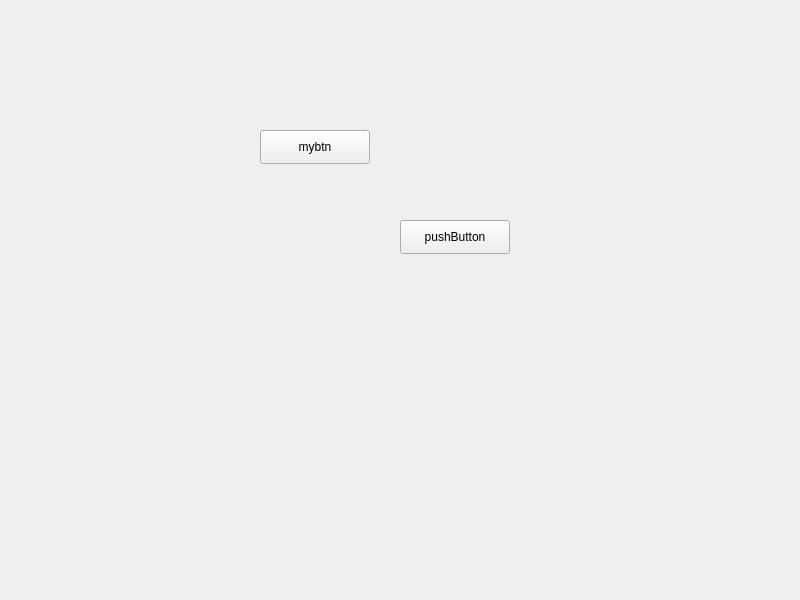
<?xml version="1.0" encoding="UTF-8"?>
<ui version="4.0">
 <class>Widget</class>
 <widget class="QWidget" name="Widget">
  <property name="geometry">
   <rect>
    <x>0</x>
    <y>0</y>
    <width>800</width>
    <height>600</height>
   </rect>
  </property>
  <property name="windowTitle">
   <string>Widget</string>
  </property>
  <widget class="QPushButton" name="mybtn">
   <property name="geometry">
    <rect>
     <x>260</x>
     <y>130</y>
     <width>110</width>
     <height>34</height>
    </rect>
   </property>
   <property name="text">
    <string>mybtn</string>
   </property>
  </widget>
  <widget class="QPushButton" name="pushButton">
   <property name="geometry">
    <rect>
     <x>400</x>
     <y>220</y>
     <width>110</width>
     <height>34</height>
    </rect>
   </property>
   <property name="text">
    <string>pushButton</string>
   </property>
  </widget>
 </widget>
 <resources/>
 <connections/>
</ui>
